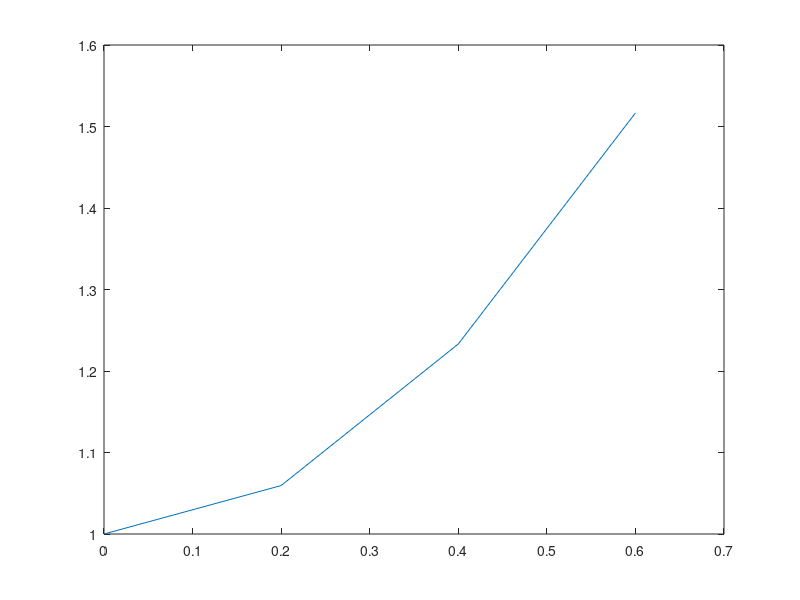

Recreate this plot in MATLAB.
f = @(x,y) 2*x/y + x*y;
n = 3;
a = 0;
b = .6;
h = (b-a)/n;
x = a:h:b;
y = [];
y(1) = 1;
for i = 1:n
    fprintf('\nAfter iteration %d\n',i);
    k1 = f(x(i),y(i));
    k2 = f(x(i) + h/2,y(i)+k1*h/2);
    k3 = f(x(i) + h/2,y(i)+k2*h/2);
    k4 = f(x(i) + h,y(i) + k3*h);
    y(i+1) = y(i) + h/6*(k1+2*k2+2*k3+k4);
    fprintf('k1 = %.5f\nk2 = %.5f\nk3 = %.5f\nk4 = %.5f\n',k1,k2,k3,k4);
    fprintf('y(%f) = %.5f\n',x(i+1),y(i+1));
end
plot(x,y);
